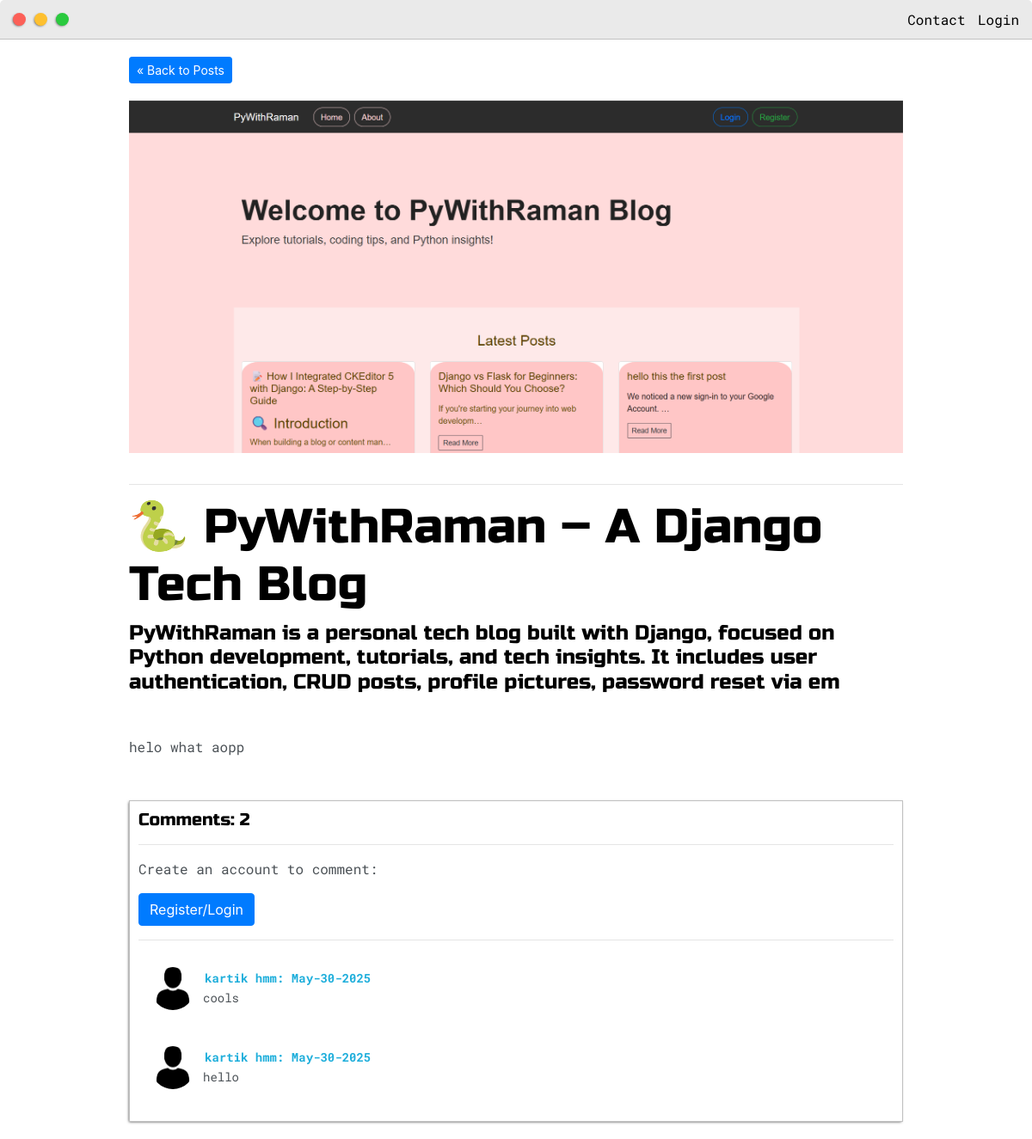
Page /post/pywithraman-a-django-tech-blog/ on the committed database.
### base/models.py (models this page shows, shortened)
class Post(models.Model):
    headline = models.CharField(max_length=200)
    sub_headline = models.CharField(max_length=200, null=True, blank=True)
    thumbnail = models.ImageField(null=True, blank=True, upload_to="images/uploads", default="/images/placeholder.png")
    body = CKEditor5Field('Body', config_name='extends', blank=True, null=True)
    created = models.DateTimeField(auto_now_add=True)
    active = models.BooleanField(default=False)
    featured = models.BooleanField(default=False)
    slug = models.SlugField(null=True, blank=True)

class PostComment(models.Model):
    author = models.ForeignKey(Profile, on_delete=models.CASCADE, null=True, blank=True)
    post = models.ForeignKey(Post, on_delete=models.CASCADE, null=True, blank=True)
    body = models.TextField(null=True, blank=True)
    created = models.DateTimeField(auto_now_add=True, null=True, blank=True)

class Profile(models.Model):
    user = models.OneToOneField(User, null=True, blank=True, on_delete=models.CASCADE)
    first_name = models.CharField(max_length=200, blank=True, null=True)
    last_name = models.CharField(max_length=200, blank=True, null=True)
    email = models.CharField(max_length=200)
    profile_pic = models.ImageField(null=True, blank=True, upload_to="images", default="/user.png")
    bio = models.TextField(null=True, blank=True)
    twitter = models.CharField(max_length=200, null=True, blank=True)
    def __str__(self):
        name = str(self.first_name)
        if self.last_name:
            name += ' ' + str(self.last_name)
        return name

### base/views.py (the view, shortened to what this page needs)
def post(request, slug):
	post = Post.objects.get(slug=slug)
	context = {'post':post}
	return render(request, 'base/post.html', context)

### base/templates/base/post.html (shortened to what this page needs)
{% extends 'base/main.html' %}
{% load static %}
{% block content %}
<div class="post-container">
	<a class="btn btn-sm btn-primary" href="{% url 'posts' %}">&laquo Back to Posts</a>
	<img class="featured_image" src="{{post.thumbnail.url}}">
	<hr>
	<h1>{{post.headline}}</h1>
	<h4>{{post.sub_headline}}</h4>
	<br>
	<p>{{post.body|safe}}</p>
	<div class="comments-wrapper">
		<h5>Comments: {{post.postcomment_set.all.count}}</h5>
		<hr>
		{% if request.user.is_authenticated %}
		<form action="" method="POST">
			{% csrf_token %}
			<textarea required class="form-control" placeholder="Leave a comment..." name="comment"></textarea>
			<br>
			<input class="btn btn-info" type="submit" value="Submit">
		</form>
		{% else %}
			<p>Create an account to comment:</p>
			<a class="btn btn-primary" href="{% url 'register' %}">Register/Login</a>
		{% endif %}
		<hr>
		{% for comment in post.postcomment_set.all %}
			<div class="comment">
				<img class="author-pic" src="{{comment.author.profile_pic.url}}">
				<div>
					<p class="comment-author">{{comment.author}}: {{comment.created|date:"M-d-Y"}}</p>
					<p class="comment-body">{{comment.body}}</p>
				</div>
			</div>
		{% endfor %}
	</div>
</div>
{% endblock content %}

### static/css/default.css (style rules this page uses)
:root { --mainColor:#eaeaea; --secondaryColor:#fff; --borderColor:#c1c1c1; --mainText:black; --secondaryText:#4b5156; --themeDotBorder:#24292e; --previewBg:rgb(251, 249, 243, 0.8); --previewShadow:#e5dab5; --buttonColor:black; }
html, body { padding: 0; margin: 0; scroll-behavior: smooth; }
body * { transition: 0.3s; }
h1, h2, h3, h4, h5, h6, strong { color: var(--mainText); font-family: 'Russo One', sans-serif; font-weight: 500; }
p, li, span, label, input, textarea { color: var(--secondaryText); font-family: 'Roboto Mono', monospace; }
a { text-decoration: none; color:#17a2b8; }
h1 { font-size: 56px; }
h4 { font-size: 24px; }
h5 { font-size: 20px; }

### base/templates/base/post.html (style rules this page uses)
img { max-width: 100%; object-fit: cover; }
.featured_image { margin-top: 20px; margin-bottom: 20px; }
.post-container { width: 900px; margin: 0 auto; padding-top: 20px; padding-bottom: 20px; }
.comments-wrapper { margin-top: 50px; padding: 10px; border:1px solid var(--borderColor); -webkit-box-shadow: -1px 1px 3px -1px rgba(0,0,0,0.75); -moz-box-shadow: -1px 1px 3px -1px rgba(0,0,0,0.75); box-shadow: -1px 1px 3px -1px rgba(0,0,0,0.75); }
.comment { display: flex; padding: 15px; }
.comment-author { font-size: 14px; font-weight: 700; color: rgb(30, 174, 219) !important; margin: 2px; }
.author-pic { width: 50px; height: 50px; border-radius: 50%; margin-right: 10px; }
.comment-body { font-size: 14px; }

### rows in the picture
Post: thumbnail (picture), headline "🐍 PyWithRaman – A Django Tech Blog", sub_headline "PyWithRaman is a personal tech blog built with Django, focused on Python development, tutorials, and tech insights. It includes user authentication, CRUD posts, profile pictures, password reset via em", body "helo what aopp", postcomment_set.all.count "2"
PostComment: author.profile_pic (placeholder picture), author "kartik hmm", created "May-30-2025", body "cools"
PostComment: author.profile_pic (placeholder picture), author "kartik hmm", created "May-30-2025", body "hello"
